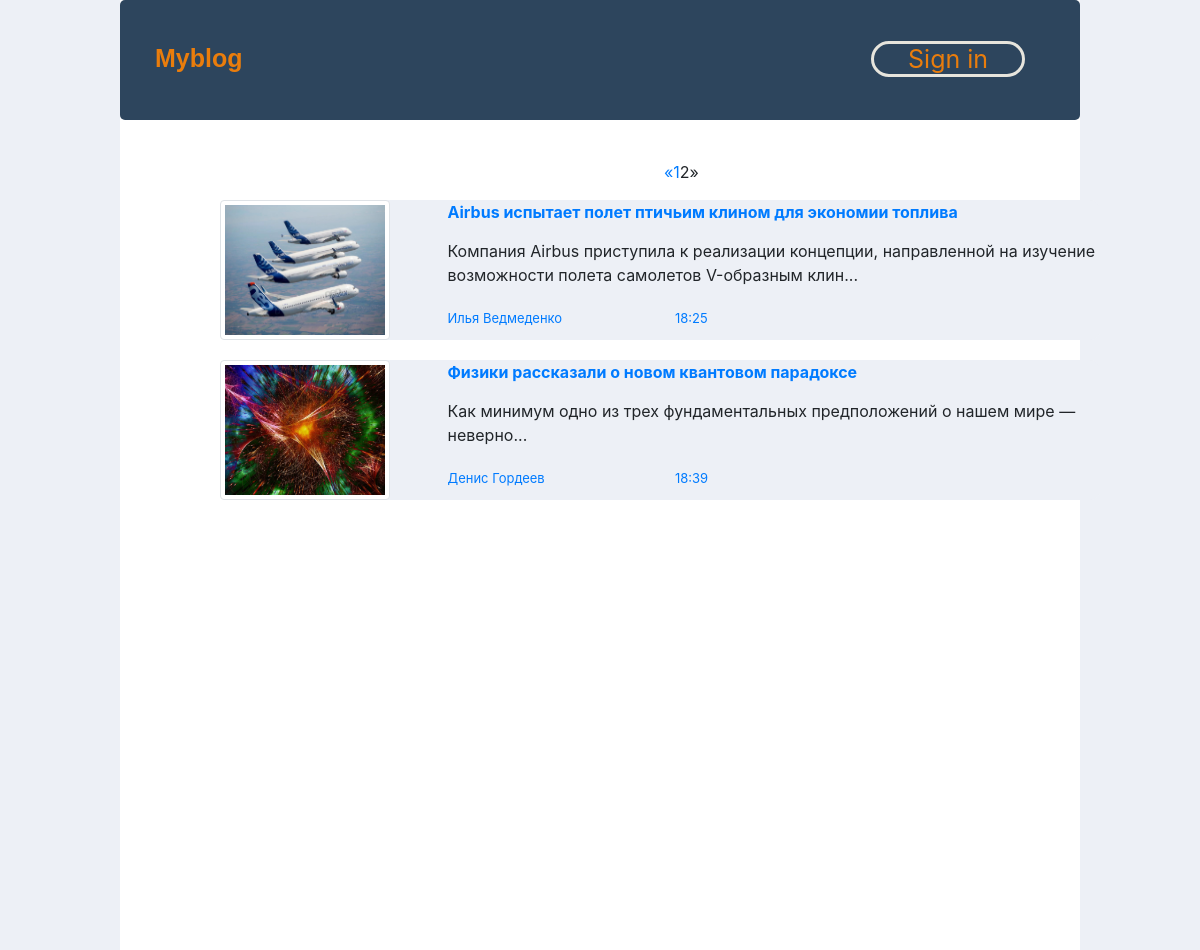
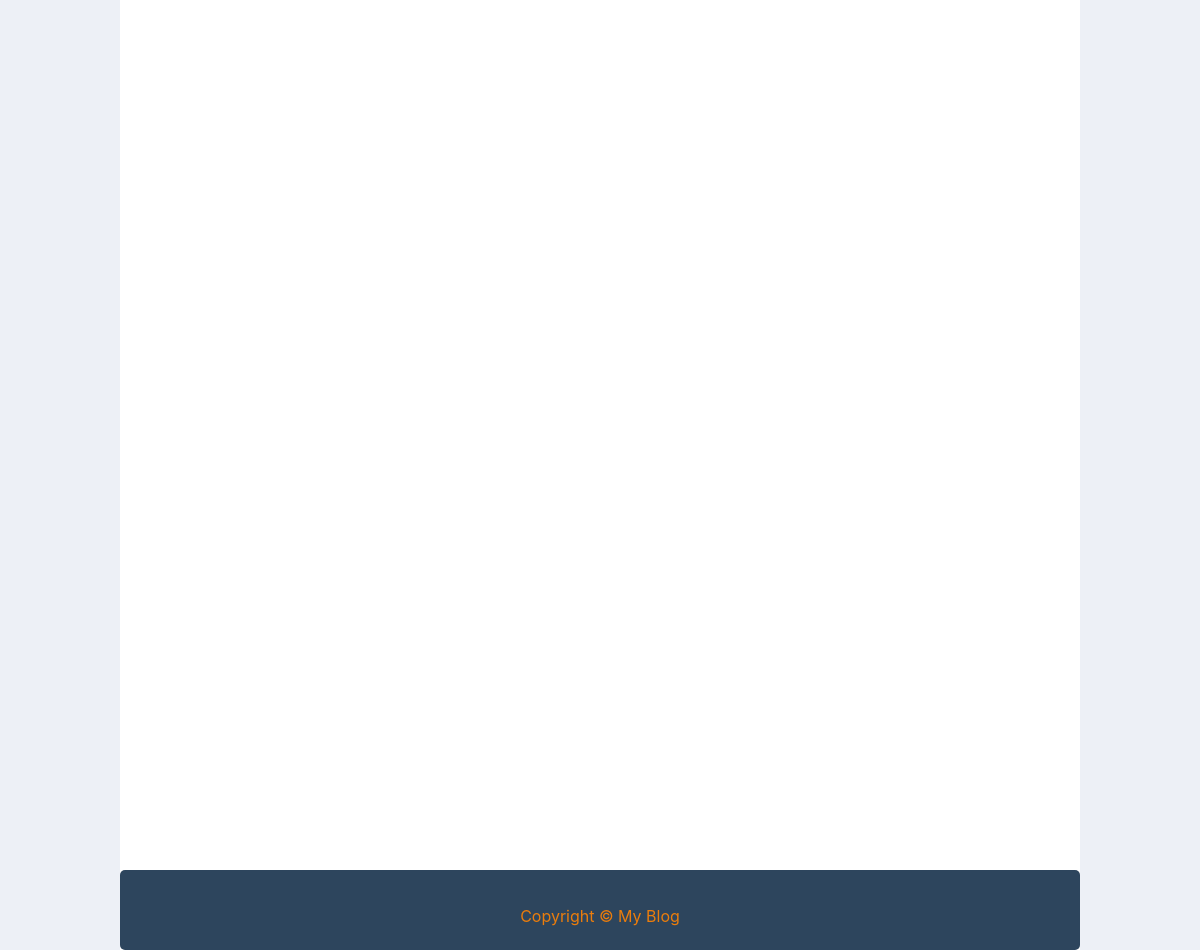
Page /post/?page=2 on the committed database (2 pictures, top to bottom).
### myblog/models.py (models this page shows, shortened)
class Article(models.Model):
	title = models.CharField(max_length=250,blank=True, null=True)
	author = models.CharField(max_length=250,blank=True, null=True)
	dt_article = models.DateTimeField(auto_now_add=True)
	description = models.TextField(blank=True, null=True)
	short_description = models.CharField(max_length=120,blank=True, null=True)
	image = models.ImageField(upload_to='media/uploads/')
	published = models.DateTimeField(blank=True, null=True)
	created = models.DateTimeField(blank=True, null=True)
	updated = models.DateTimeField(blank=True, auto_now=True, null=True)
	is_active = models.BooleanField(default=True)
	class Meta:
		verbose_name = 'Article'
		verbose_name_plural = 'Articles'

### myblog/views.py (the view)
# urls.py: path('post/', views.post, name='post'),
def post(request):
	user_valid = False
	if request.user.is_authenticated:
		user_valid = True
	object_list = Article.objects.all().order_by('published')
	paginator = Paginator(object_list, 10)  # 10 поста на каждой странице
	page = request.GET.get('page')
	try:
		article_list = paginator.page(page)
	except PageNotAnInteger:
		article_list = paginator.page(1)
	except EmptyPage:
		article_list = paginator.page(paginator.num_pages)
	return render(request,
			'content.html',
			{'page': page,
			'article_list': article_list,
			'user_valid':user_valid})

### templates/content.html
{% extends  'base_page.html' %}
{% load static %}
{% block content %}
{% load my_templatetag %}
  {% include "pagination.html" with page=posts %}
	{% for article in article_list %}
	<div class="content-articls">
		<div class="conteiner">
			<div class="row">
				<div class="col-3">
					<div class="articl_photo">
						<img src="{{article.image.url}}" class="img" />
					</div>
				</div>
				<div class="col-9">
					<div class="row">
						<div class="col-12">
							<span class="title ">
							{% if article.title|length > 60  %}
							   <a href="{% url 'article' article.id %}">{{article.title|slice:':60'}}...</a></span>
							{% else %}
							   <a href="{% url 'article' article.id %}">{{article.title}}</a></span>
							{% endif %}
						</div>
					</div>
					<div class="row">
						<div class="col-12 short-desc">
							<div class="info">
								{{article.short_description|slice:":300"}}...
							</div>
						</div>
					</div>
					<div class="row">
						<div class="col-4 post-info">
							<span>{{article.author}}</span>
						</div>
						<div class="col-4 .col-md-offset-3 post-info">
							<span>{{article.published|time:"H:i"}}</span>
						</div>
					</div>
				</div>
			</div>
		</div>
	</div>
	{% endfor %}
</div>
{% endblock %}

### static/css/main.css (style rules this page uses)
body { background-color: white; width: 80%; margin: auto !important; }
html { padding:0; margin-top: 0px; background-color: #edf0f6; }
a { text-decoration: none; }
.content-articls { margin-bottom: 20px; width: 100%; height: 140px; border-radius: 10px; background-color: #edf0f6; }
.conteiner { height: 100%; }
.img { padding: 0.25rem; background-color: #fff; border: 1px solid #dee2e6; border-radius: .25rem; width: 170px; height: 140px; }
.info { margin-top: 15px; }
.post-info { font-size: 13px; color: #007bff; padding-top: 20px; }
.title { color: #007bff; font-weight: bold; }
.short-desc { height: 65px; }

### rows in the picture
Article: image (picture), title "Airbus испытает полет птичьим клином для экономии топлива", short_description "Компания Airbus приступила к реализации концепции, направленной на изучение возможности полета самолетов V-образным клин", author "Илья Ведмеденко", published "18:25"
Article: image (picture), title "Физики рассказали о новом квантовом парадоксе", short_description "Как минимум одно из трех фундаментальных предположений о нашем мире — неверно", author "Денис Гордеев", published "18:39"

### other values in the picture
{{ i }} "1"
{{ i }} "2"
